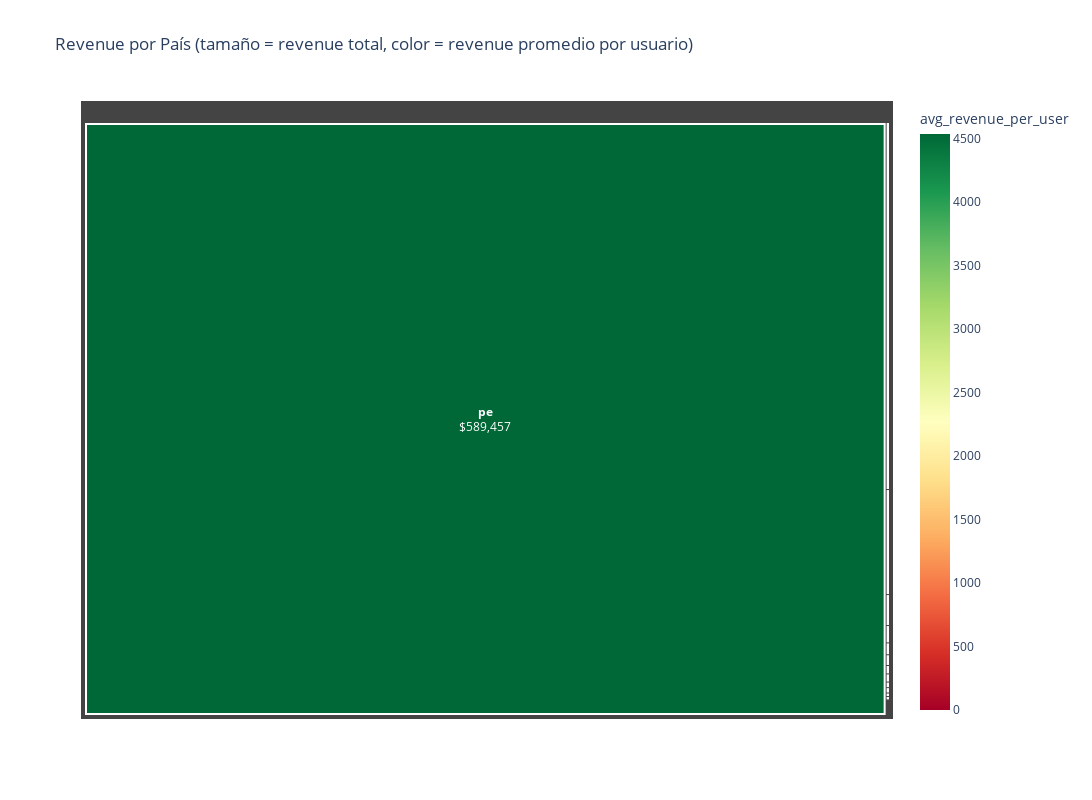

Source (notebook cell):
### Code cell
# Crear treemap interactivo
fig = px.treemap(
    country_revenue,
    path=['country'],
    values='total_revenue',
    color='avg_revenue_per_user',
    color_continuous_scale='RdYlGn',
    hover_data={
        'total_revenue': ':$,.2f',
        'num_users': ':,',
        'avg_revenue_per_user': ':$,.2f'
    },
    title='Revenue por País (tamaño = revenue total, color = revenue promedio por usuario)'
)

fig.update_traces(
    textposition='middle center',
    texttemplate='<b>%{label}</b><br>$%{value:,.0f}',
    marker=dict(line=dict(width=2, color='white'))
)

fig.update_layout(
    width=1200,
    height=800,
    font=dict(size=12)
)

fig.show()

### Figure 1 — Plotly figure (JSON) as saved in the notebook; plotly's stock layout.template omitted (floating-point values rounded to 4 significant figures; data arrays with more than 128 entries replaced by an {"elided": "..."} marker saying what was removed)
{"data": [{"branchvalues": "total", "customdata": {"elided": "91x3 mixed values"}, "domain": {"x": [0, 1], "y": [0, 1]}, "hovertemplate": "labels=%{label}<br>total_revenue=%{customdata[0]:$,.2f}<br>parent=%{parent}<br>id=%{id}<br>num_users=%{customdata[1]:,}<br>avg_revenue_per_user=%{color:$,.2f}<extra></extra>", "ids": ["pe", "es", "fr", "us", "mx", "it", "de", "ar", "ch", "co", "ca", "cl", "br", "pt", "be", "gb", "nl", "cr", "gi", "lu", "au", "at", "fi", "uy", "th", "nz", "ve", "ie", "ec", "za", "ad", "eg", "py", "ci", "dk", "bo", "tr", "il", "ru", "se", "gt", "gp", "no", "ma", "do", "pa", "my", "pf", "kw", "sv", "mq", "gh", "pr", "gf", "hu", "re", "tn", "cz", "in", "ng", "lb", "vn", "ro", "ae", "sn", "dz", "mt", "cy", "yt", "bj", "ni", "ua", "tt", "ug", "bg", "bf", "bb", "al", "la", "sg", "tg", "ht", "sd", "ly", "gq", "mu", "pl", "cm", "hn", "bz", "id"], "labels": ["pe", "es", "fr", "us", "mx", "it", "de", "ar", "ch", "co", "ca", "cl", "br", "pt", "be", "gb", "nl", "cr", "gi", "lu", "au", "at", "fi", "uy", "th", "nz", "ve", "ie", "ec", "za", "ad", "eg", "py", "ci", "dk", "bo", "tr", "il", "ru", "se", "gt", "gp", "no", "ma", "do", "pa", "my", "pf", "kw", "sv", "mq", "gh", "pr", "gf", "hu", "re", "tn", "cz", "in", "ng", "lb", "vn", "ro", "ae", "sn", "dz", "mt", "cy", "yt", "bj", "ni", "ua", "tt", "ug", "bg", "bf", "bb", "al", "la", "sg", "tg", "ht", "sd", "ly", "gq", "mu", "pl", "cm", "hn", "bz", "id"], "marker": {"coloraxis": "coloraxis", "colors": [4534.0, 0.1186, 0.1321, 0.4313, 0.08591, 0.1955, 0.2662, 0.07055, 0.3895, 0.09163, 0.1649, 0.1165, 0.09048, 0.1461, 0.1525, 0.1084, 0.134, 0.09783, 1.164, 0.1937, 0.1108, 0.3582, 0.2916, 0.03397, 0.3772, 0.3966, 0.01553, 0.06616, 0.02305, 0.7653, 0.05646, 0.3215, 0.0329, 0.05193, 0.1152, 0.02086, 0.01257, 0.07582, 0.02499, 0.08017, 0.02403, 0.03174, 0.1411, 0.04487, 0.0172, 0.01352, 0.1062, 0.203, 0.1996, 0.03247, 0.01563, 0.07715, 0.02787, 0.02736, 0.0362, 0.008257, 0.01476, 0.06667, 0.00332, 0.002248, 0.02671, 0.01055, 0.003937, 0.003681, 0.0027, 0.001969, 0.001643, 0.005959, 0.003355, 0.002323, 0.0004317, 0.000804, NaN, NaN, NaN, NaN, NaN, NaN, NaN, NaN, NaN, NaN, NaN, NaN, NaN, NaN, NaN, NaN, NaN, NaN, NaN], "line": {"color": "white", "width": 2}}, "name": "", "parents": ["", "", "", "", "", "", "", "", "", "", "", "", "", "", "", "", "", "", "", "", "", "", "", "", "", "", "", "", "", "", "", "", "", "", "", "", "", "", "", "", "", "", "", "", "", "", "", "", "", "", "", "", "", "", "", "", "", "", "", "", "", "", "", "", "", "", "", "", "", "", "", "", "", "", "", "", "", "", "", "", "", "", "", "", "", "", "", "", "", "", ""], "textposition": "middle center", "texttemplate": "<b>%{label}</b><br>$%{value:,.0f}", "type": "treemap", "values": [589500.0, 1528.0, 437.3, 129.0, 72.17, 49.47, 44.72, 35.06, 33.88, 23.27, 22.26, 14.68, 14.3, 11.98, 9.604, 9.428, 3.751, 3.326, 2.328, 2.131, 1.994, 1.791, 1.749, 1.665, 1.509, 1.19, 1.15, 1.125, 1.083, 0.7653, 0.6775, 0.643, 0.5265, 0.5193, 0.4607, 0.4171, 0.3896, 0.3791, 0.3498, 0.3207, 0.3124, 0.2857, 0.2822, 0.2692, 0.2235, 0.2163, 0.2125, 0.203, 0.1996, 0.1948, 0.1563, 0.1543, 0.1393, 0.1368, 0.1086, 0.07432, 0.07378, 0.06667, 0.05311, 0.04946, 0.02671, 0.02111, 0.01181, 0.01104, 0.0108, 0.009846, 0.00657, 0.005959, 0.003355, 0.002323, 0.001295, 0.000804, 0.0, 0.0, 0.0, 0.0, 0.0, 0.0, 0.0, 0.0, 0.0, 0.0, 0.0, 0.0, 0.0, 0.0, 0.0, 0.0, 0.0, 0.0, 0.0]}], "layout": {"coloraxis": {"colorbar": {"title": {"text": "avg_revenue_per_user"}}, "colorscale": [[0, "rgb(165,0,38)"], [0.1, "rgb(215,48,39)"], [0.2, "rgb(244,109,67)"], [0.3, "rgb(253,174,97)"], [0.4, "rgb(254,224,139)"], [0.5, "rgb(255,255,191)"], [0.6, "rgb(217,239,139)"], [0.7, "rgb(166,217,106)"], [0.8, "rgb(102,189,99)"], [0.9, "rgb(26,152,80)"], [1, "rgb(0,104,55)"]]}, "font": {"size": 12}, "height": 800, "legend": {"tracegroupgap": 0}, "title": {"text": "Revenue por País (tamaño = revenue total, color = revenue promedio por usuario)"}, "width": 1200}}
